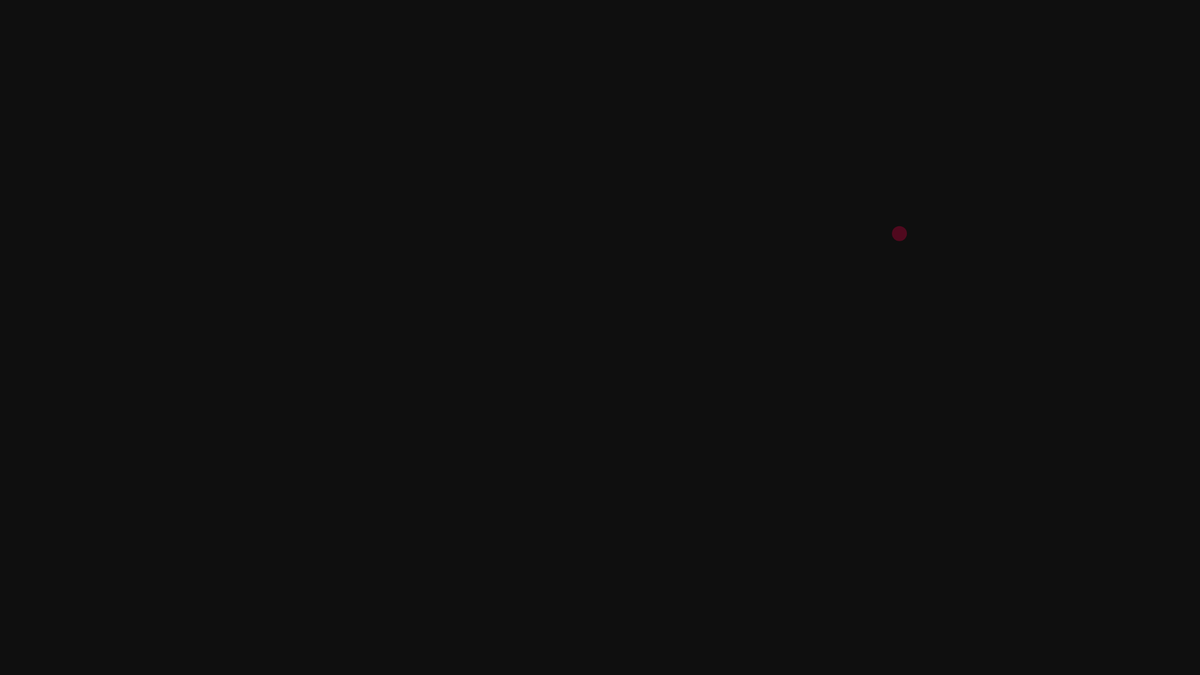
Frame 1 (no input)
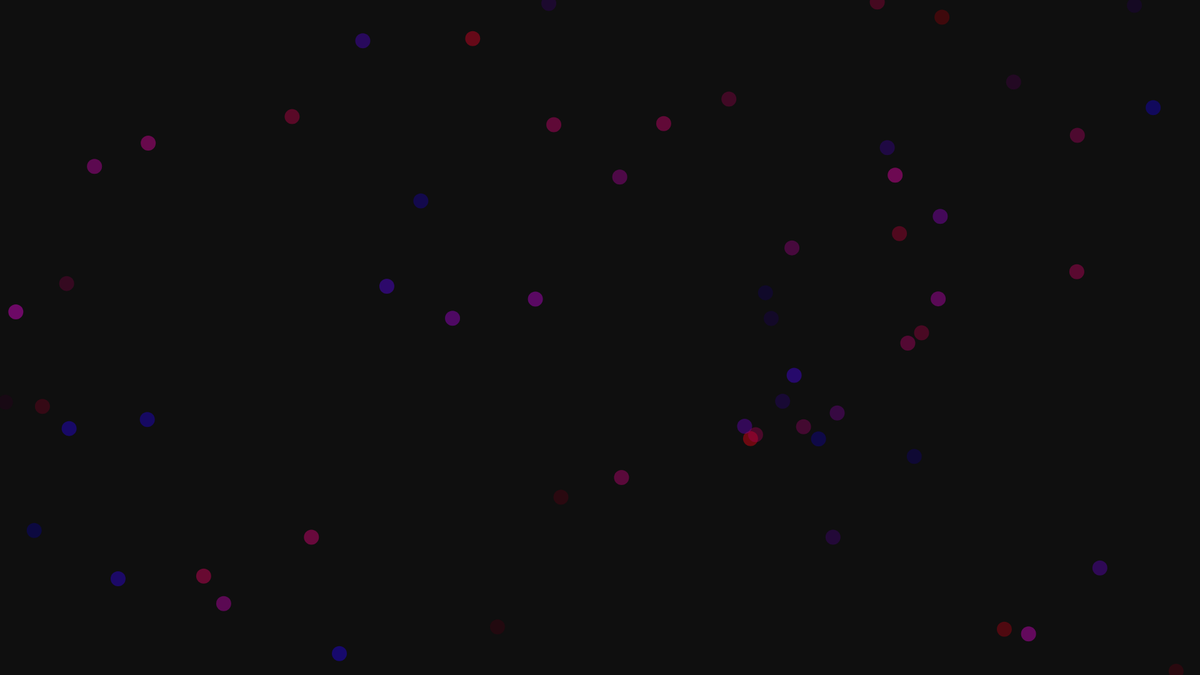
Frame 60 (no input)
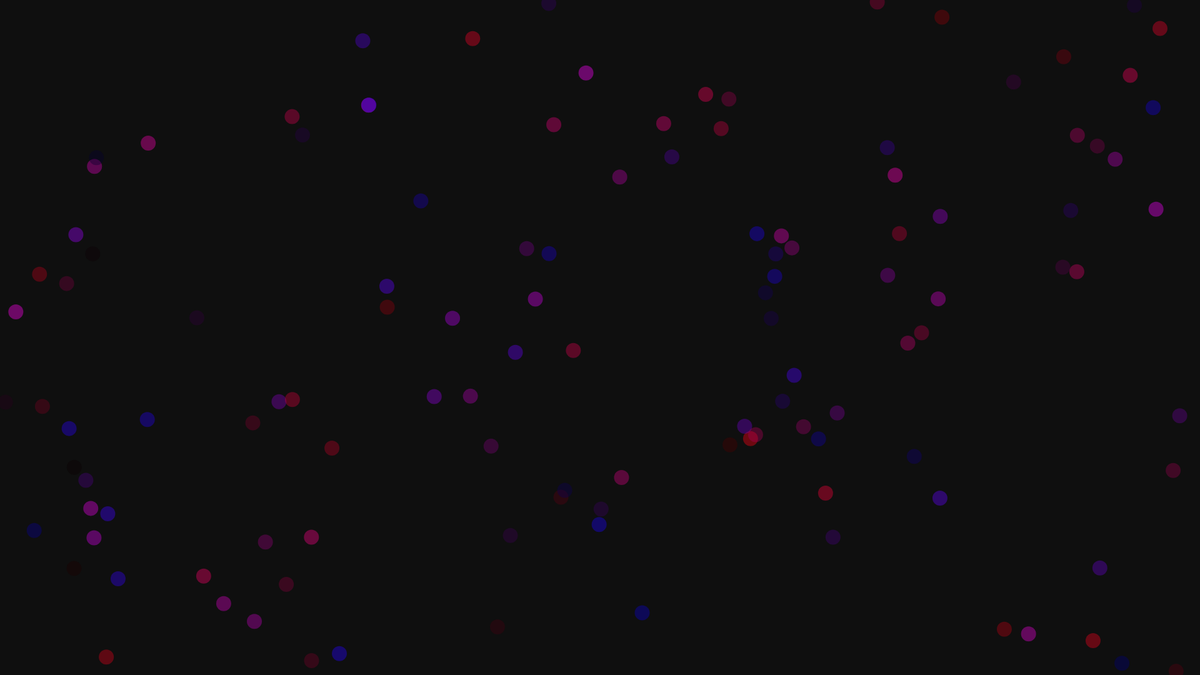
Frame 120 (the mouse pressed at the canvas centre since frame 60)

The p5.js sketch that drew these frames (run headless with seeded random() and noise() and a simulated clock; from frame 60 on, the mouse is pressed at the canvas centre):

// p5.js sketch
// ── sketch.js
let cirSize = 24;
let x, y, r, g, b;

function setup() {
  createCanvas(1920, 1080);
  background(15);
}

function draw() {
  r = random(255);
  g = 0;
  b = random(255);
  x = random(width);
  y = random(height);
  noStroke();
  fill(r, g, b, 100);
  circle(x, y, cirSize);
}

// ── style.css
html, body {
  margin: 0;
  padding: 0;
}

canvas {
  display: block;
}

html {
  background-color: black;
}
